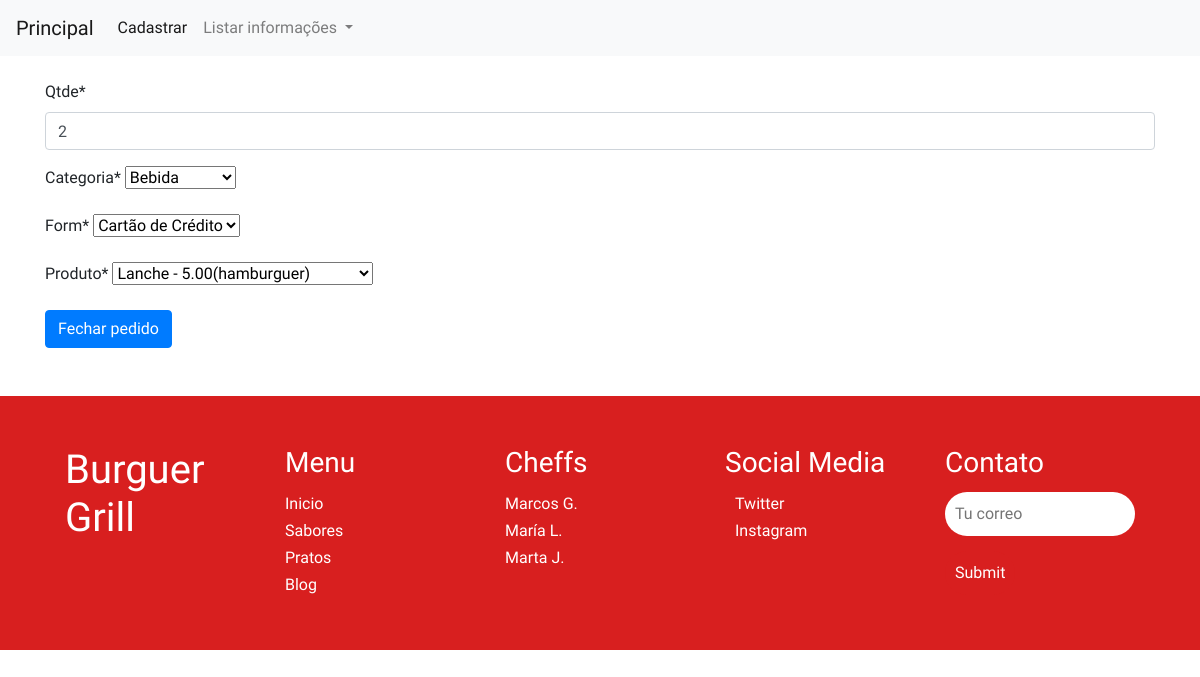
Screenshot of /editar/carrinhos/6/ with the database file from the repository.
### cadastros/models.py (models this page shows, shortened)
class Carrinhos(models.Model):
   qtde=models.IntegerField(max_length=50,verbose_name='qtde')
   categoria = models.CharField(max_length=50, choices=[('bebida', 'Bebida'), ('hamburguer', 'Hambúrguer'), ('sorvete', 'Sorvete'), ('porcao', 'Porção')])
   form=models.CharField(max_length=50, choices=[('cartao', 'Cartão de Crédito'), ('cartao', 'Cartão de Débito'), ('pix', 'Pix')])
   produto=models.ForeignKey(Produtos,on_delete=models.PROTECT)

class Produtos(models.Model):
    nome = models.CharField(max_length=100)
    preco = models.DecimalField(max_digits=10, decimal_places=2)
    categoria = models.CharField(max_length=50, choices=[('bebida', 'Bebida'), ('hamburguer', 'Hambúrguer'), ('sorvete', 'Sorvete'), ('porcao', 'Porção')])
    def __str__(self):
        return"{} - {}({})".format(self.nome,self.preco,self.categoria)

### cadastros/views.py (the view)
# urls.py: path('editar/carrinhos/<int:pk>/',CarrinhoUpdate.as_view(),name="editar-carrinhos"),
class CarrinhoUpdate(UpdateView):
    model=Carrinhos
    fields=['qtde','categoria', 'form', 'produto']
    template_name='cadastros/form.html'
    success_url=reverse_lazy('restrito')

### cadastros/templates/cadastros/form.html (shortened to what this page needs)
{% load static %}
{% load crispy_forms_tags %}
<!DOCTYPE html>
<html lang="pt-BR">
<head>
    <link rel="stylesheet" href="https://cdn.jsdelivr.net/npm/bootstrap@4.2.1/dist/css/bootstrap.min.css">
    <link rel="stylesheet" href="index.css">
    <link rel="stylesheet" href="{% static 'css/index.css' %}">
</head>
<body>
    {% block menu %}
    <nav class="navbar navbar-expand-lg navbar-light bg-light">
        <a class="navbar-brand" href="{% url 'index' %}">Principal</a>
        <div class="collapse navbar-collapse" id="navbarNavDropdown">
            <ul class="navbar-nav">
                <li class="nav-item active">
                    <a class="nav-link" href="{% url 'cadastrar-carrinhos' %}">Cadastrar <span class="sr-only">(current)</span></a>
                </li>
                <li class="nav-item dropdown">
                    <a class="nav-link dropdown-toggle" href="#" id="navbarDropdownMenuLink" role="button" data-toggle="dropdown" aria-haspopup="true" aria-expanded="false">
                        Listar informações
                    </a>
                </li>
            </ul>
        </div>
    </nav>
    {% endblock %}
    <div class="container mt-4">
        {% block conteudo %}
        <form action="" method="post">
            {{ form|crispy }}
            <button type="submit" class="btn btn-primary">Fechar pedido </button>
        </form>
        {% endblock %}
    </div>
    <br>
    <br>
    <section id="contacto">
      <div class="fila">
          <div class="col">
              <h1>Burguer Grill</h1>
          </div>
          <div class="col">
              <h3>Menu</h3>
              <a href="#inicio">Inicio</a>
              <a href="#sabores">Sabores</a>
              <a href="#sabores">Pratos</a>
              <a href="#sabores">Blog</a>
          </div>
          <div class="col">
              <h3>Cheffs</h3>
              <a href="#">Marcos G.</a>
              <a href="#">María L.</a>
              <a href="#">Marta J.</a>
          </div>
          <div class="col">
              <h3>Social Media</h3>
              <div class="media">
                   <a href="#">Twitter</a>
              </div>
              <div class="media">
                   <a href="#">Instagram</a>
              </div>
          </div>
          <div class="col">
              <h3>Contato</h3>
              <input type="text" placeholder="Tu correo">
              <input type="submit" class="enviar">
          </div>
      </div>
  </section>
</body>
</html>

### static/css/index.css (style rules this page uses)
* { margin: 0; padding: 0; font-family: 'Quicksand'; }
html { scroll-behavior: smooth; }
#contacto { background-color: #d81f1f; padding: 50px 0; }
#contacto .fila { max-width: 1100px; margin: auto; display: flex; justify-content: space-between; color: #fff; }
#contacto a { text-decoration: none; color:#fff; display: block; margin-bottom: 3px; }
#contacto h3 { margin-bottom: 12px; }
#contacto .media { display: flex; align-items: center; }
#contacto input { border: none; padding: 10px; width: 100%; border-radius: 30px; }
#contacto .enviar { background-color: #d81f1f; color: #fff; width: fit-content; margin-top: 15px; cursor: pointer; }

### rows the page displays
Carrinhos: qtde "2", form "Cartão de Crédito", produto "Lanche - 5.00(hamburguer)"
Produtos: categoria "Bebida"
